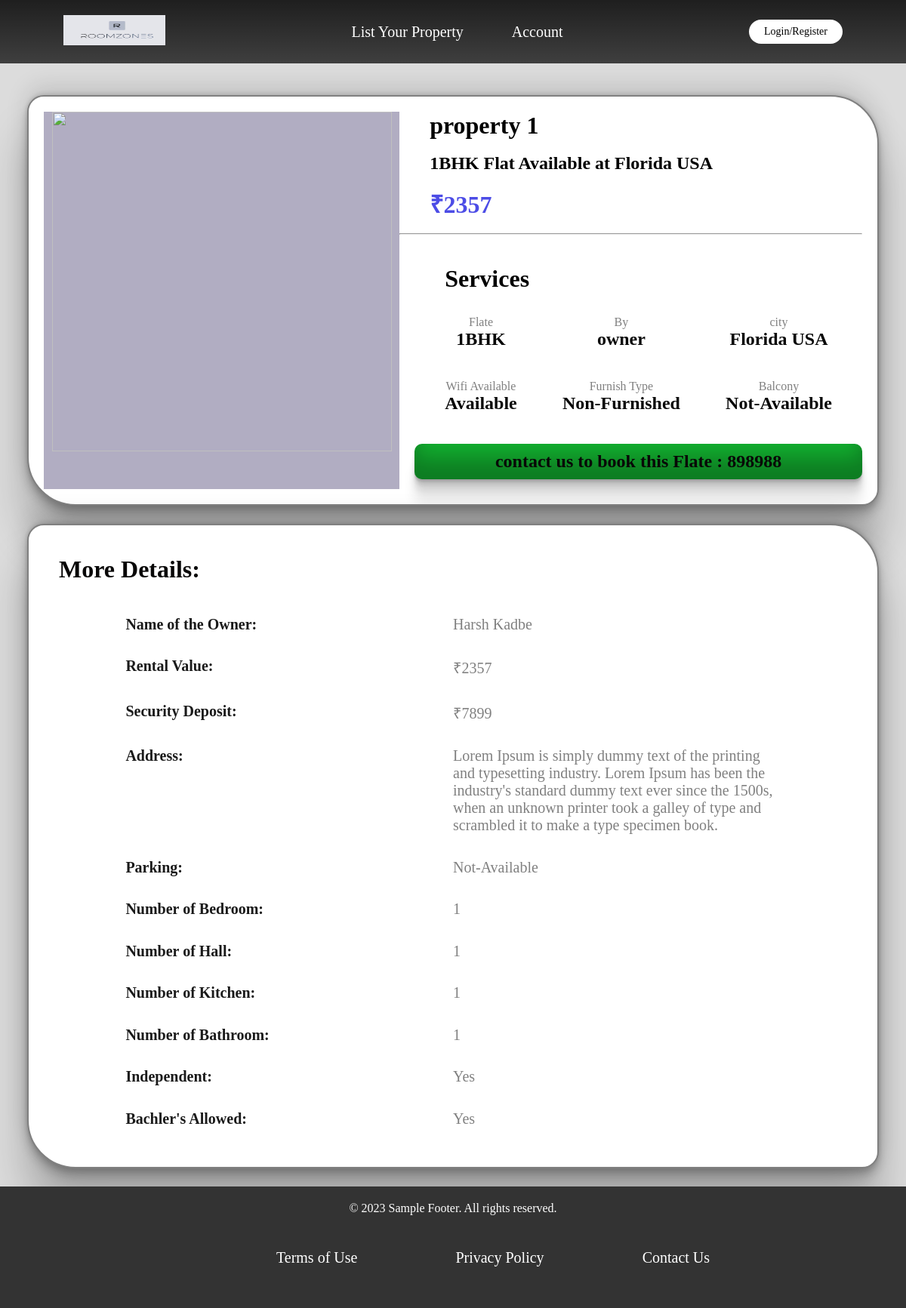
The page /productdescription/3/ on the database its author committed.
### projects/models.py (models this page shows, shortened)
class ListProperty(models.Model):
    Bachelers_Allowed = (
        ('Yes', 'Yes'),
        ('No', 'No'),
    )
    Independent = (
        ('Yes', 'Yes'),
        ('No', 'No'),
    )
    By = (
        ('owner', 'owner'),
        ('broker', 'broker'),
    )
    Furnished_Flat = (
        ('Furnished', 'Furnished'),
        ('Semi-Furnished', 'Semi-Furnished'),
        ('Non-Furnished', 'Non-Furnished')
    )
    Balcony = (
        ('Available', 'Available'),
        ('Not-Available', 'Not-Available')
    )
    Parking = (
        ('Available', 'Available'),
        ('Not-Available', 'Not-Available')
    )
    profile = models.ForeignKey(Profile, on_delete=models.DO_NOTHING, blank=True, null=True)
    property_name = models.CharField(max_length=50, null=True, blank=True)
    property_image = models.ImageField(null=True, blank=True, default='ds2.jpg')
    Rent = models.IntegerField(null=True, blank=True)
    security_deposit = models.IntegerField(null=True, blank=True)
    no_of_bedroom = models.IntegerField(default=1)
    no_of_hall = models.IntegerField(default=1)
    no_of_kitchen = models.IntegerField(default=1)
    no_of_bathroom = models.IntegerField(default=1)
    property_location = models.CharField(max_length=200, blank=True, null=True)
    contact_detail = models.IntegerField()
    description = models.TextField()
    bachelers_allowed = models.CharField(max_length=100, choices=Bachelers_Allowed, default='Yes')
    furnished = models.CharField(max_length=100, choices=Furnished_Flat, default="Non-Furnished")
    balcony = models.CharField(max_length=100, choices=Balcony, default="Not-Available")
    parking = models.CharField(max_length=100, choices=Parking, default="Not-Available")
    category = models.ForeignKey(Category, on_delete=models.CASCADE, blank=True, null=True)
    independent = models.CharField(max_length=100, choices=Independent)
    by = models.CharField(max_length=100, choices=By, default='owner')
    @property
    def imageURL(self):
        try:
            url = self.property_image.url
        except:
            url = ''
        return url

class Category(models.Model):
    name = models.CharField(max_length=50, null=True, blank=True)

class Profile(models.Model):
    user = models.OneToOneField(User, on_delete=models.CASCADE)
    username = models.CharField(max_length=100)
    name = models.CharField(max_length=100)
    email = models.EmailField(max_length=200)
    location = models.CharField(max_length=500, null=True, blank=True)
    profile_image = models.ImageField(null=True, blank=True, default='noprofil.jpg')
    password1 = models.CharField(max_length=200, null=True, blank=True)
    password2 = models.CharField(max_length=200, null=True, blank=True)

### projects/views.py (the view)
# urls.py: path('productdescription/<str:pk>/', views.ProductDescription, name="product-description"),
def ProductDescription(request, pk):
    productObj = ListProperty.objects.get(id=pk)
    context = {'productObj':productObj}
    return render(request, 'projects/product-description.html', context)

### projects/templates/projects/product-description.html (shortened to what this page needs)
<!DOCTYPE html>
{% load static %}
<html lang="en">
<head>
    <link rel="stylesheet" type="text/css" href="{% static 'css/StylePDescription.css' %}">
</head>
<body>
    {% include 'navbar.html' %}
    <br>
    <div class="container">
        <div class="ProductImage">
            <div class="img-box">
                <img src="{{productObj.imageURL}}" alt="">
            </div>
        </div>
        <div class="PInfo">
            <div class="P-name">
                <h1>{{productObj.property_name}}</h1>
                    <h2>{{productObj.category.name}} Flat Available at {{productObj.property_location}} <p></p></h2>
                <div class="price">
                    <h1 style="color: rgb(76, 76, 230);"> ₹{{productObj.Rent}}</h1>
                </div>
            </div>
            <br><hr>
            <div class="PHighlight">
                <h1>Services</h1>
                <div class="grid">
                    <div class="d1">
                        <P >Flate</P>
                        <h2 >{{productObj.category.name}}</h2>
                    </div>
                    <div class="d1">
                        <p>By</p>
                        <h2>{{productObj.by}}</h2>
                    </div>
                    <div class="d1">
                        <p>city</p>
                        <h2>{{productObj.property_location}}</h2>
                    </div>
                    <div class="d1">
                        <P>Wifi Available</P>
                        <h2>Available</h2>
                    </div>
                    <div class="d1">
                        <p>Furnish Type</p>
                        <h2>{{productObj.furnished}}</h2>
                    </div>
                    <div class="d1">
                        <p>Balcony</p>
                        <h2>{{productObj.balcony}}</h2>
                    </div>
                </div>
                <div class="cont-box">
                    <div class="contact">
                        <h2> contact us to book this Flate : {{productObj.contact_detail}} </h2>
                    </div>
                </div>
            </div>
        </div>
    </div>
    <div class="box2">
        <div class="more-details">
            <div class="All-details">
                <h1>More Details: </h1>
                <section>
                    <ul>
                        <li><span class="static">Name of the Owner:</span> <span id="bedrooms" class="dynamic">{{productObj.profile.name}}</span></li>
                        <li><span class="static">Rental Value:</span> <span id="bedrooms" class="dynamic">₹{{productObj.Rent}}</span></li>
                        <li><span class="static">Security Deposit:</span> <span id="bedrooms" class="dynamic">₹{{productObj.security_deposit}}</span></li>
                        <li><span class="static">Address:</span> <span id="bedrooms" class="dynamic">{{productObj.description}}</span></li>
                        <li><span class="static">Parking:</span> <span id="bedrooms" class="dynamic">{{productObj.parking}}</span></li>
                        <li><span class="static">Number of Bedroom:</span> <span id="bedrooms" class="dynamic">{{productObj.no_of_bedroom}}</span></li>
                        <li><span class="static">Number of Hall:</span> <span id="bedrooms" class="dynamic">{{productObj.no_of_hall}}</span></li>
                        <li><span class="static">Number of Kitchen:</span> <span id="bedrooms" class="dynamic">{{productObj.no_of_kitchen}}</span></li>
                        <li><span class="static">Number of Bathroom:</span> <span id="bedrooms" class="dynamic">{{productObj.no_of_bathroom}}</span></li>
                        <li><span class="static">Independent:</span> <span id="bedrooms" class="dynamic">{{productObj.independent}}</span></li>
                        <li><span class="static">Bachler's Allowed:</span> <span id="bedrooms" class="dynamic">{{productObj.bachelers_allowed}}</span></li>
                    </ul>
                </section>
            </div>
        </div>
    </div>
<footer>
    <p>&copy; 2023 Sample Footer. All rights reserved.</p>
      <ul>
        <li><a href="#">Terms of Use</a></li>
        <li><a href="#">Privacy Policy</a></li>
        <li><a href="#">Contact Us</a></li>
      </ul>
</footer>
</body>
</html>

### static/css/StylePDescription.css (style rules this page uses)
* { margin: 0; padding: 0; box-sizing: border-box; }
body { background: gainsboro; }
.container { display: flex; overflow: hidden; padding: 20px; background: white; border: 2px solid gray; border-radius: 22px 64px; margin: 20px 3% 2% 3%; box-shadow: rgba(0, 0, 0, 0.25) 0px 54px 55px, rgba(0, 0, 0, 0.12) 0px -12px 30px, rgba(0, 0, 0, 0.12) 0px 4px 6px, rgba(0, 0, 0, 0.17) 0px 12px 13px, rgba(0, 0, 0, 0.09) 0px -3px 5px; justify-content: space-around; }
.ProductImage { background-color: rgb(177, 173, 194); height: 500px; width: 500px; overflow: hidden; }
.img-box { display: flex; justify-content: center; align-items: center; }
.img-box img { height: 450px; width: 450px; }
.P-name { margin: 0px 0px 0px 40px; }
.PInfo { width: 60%; }
.price { display: flex; align-items: baseline; }
.PHighlight { margin: 40px 0px 0px 20px; display: grid; grid-row: auto; }
.PHighlight h1 { margin-left: 40px; }
.d1 { background-color: rgba(255, 255, 255, 0.8); padding: 20px; text-align: center; }
.d1 h2 { color: rgb(8, 8, 8); }
.d1 p { color: gray; }
.grid { display: grid; grid-template-columns: auto auto auto; padding: 10px; }
.contact { background: rgb(22, 196, 54); text-align: center; border-radius: 10px; box-shadow: rgba(0, 0, 0, 0.17) 0px -23px 25px 0px inset, rgba(0, 0, 0, 0.15) 0px -36px 30px 0px inset, rgba(0, 0, 0, 0.1) 0px -79px 40px 0px inset, rgba(0, 0, 0, 0.06) 0px 2px 1px, rgba(0, 0, 0, 0.09) 0px 4px 2px, rgba(0, 0, 0, 0.09) 0px 8px 4px, rgba(0, 0, 0, 0.09) 0px 16px 8px, rgba(0, 0, 0, 0.09) 0px 32px 16px; }
.contact h2 { color: rgb(8, 7, 7); margin: 10px; padding: 10px; }
.more-details { overflow: hidden; padding: 20px; background: white; border: 2px solid gray; border-radius: 22px 64px; margin: 0px 3% 2% 3%; box-shadow: rgba(0, 0, 0, 0.25) 0px 54px 55px, rgba(0, 0, 0, 0.12) 0px -12px 30px, rgba(0, 0, 0, 0.12) 0px 4px 6px, rgba(0, 0, 0, 0.17) 0px 12px 13px, rgba(0, 0, 0, 0.09) 0px -3px 5px; }
ul { list-style: none; margin: 0; padding: 0; background: white; }
ul li { margin: 3% 10%; font-size: 20px; color: gray; display: flex; justify-content: space-around; }
ul li span { width: 50%; }
.static { font-weight: bolder; color: rgb(26, 26, 26); }
.All-details h1 { color: rgb(8, 7, 7); margin: 10px; padding: 10px; }
footer { background-color: #333; color: #fff; padding: 20px; text-align: center; }
footer ul { list-style: none; padding: 0; margin-top: 10px; background-color: #333; }
footer ul li { display: inline-block; margin-right: 10px; }
footer ul li a { color: #fff; text-decoration: none; }

### rows shown on the page
ListProperty: property_name "property 1", category.name "1BHK", property_location "Florida USA", Rent "2357", by "owner", furnished "Non-Furnished", balcony "Not-Available", contact_detail "898988", profile.name "Harsh Kadbe", security_deposit "7899", description "Lorem Ipsum is simply dummy text of the printing and typesetting industry. Lorem Ipsum has been the industry's standard dummy text ever since the 1500s, when an unknown printer took a galley of type and scrambled it to make a type specimen book.", parking "Not-Available", no_of_bedroom "1", no_of_hall "1", no_of_kitchen "1", no_of_bathroom "1", independent "Yes", bachelers_allowed "Yes"
